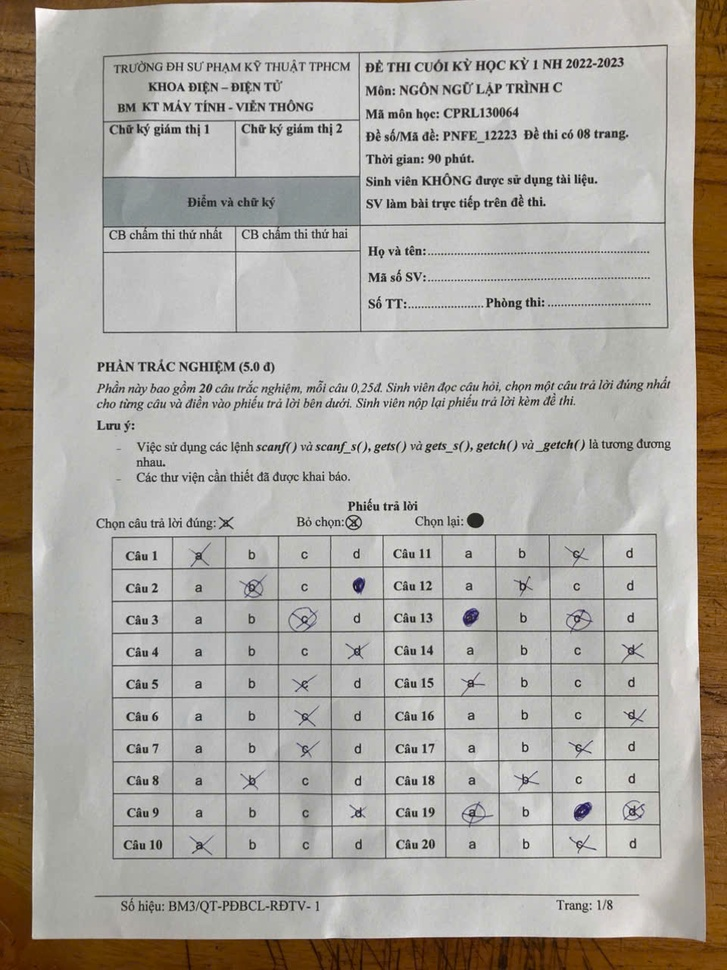
#> input picture hinh3.jpg, 727 x 970 px, shrunk from 960 x 1280 before the run
$ jupyter execute giuaki.ipynb
#> lines starting #> are read from the running program, lines starting #| are printed output that depends on the picture; after the words box and inside, x2 and y2 are one past the last pixel; in counts of white or black regions, pixels touching at a corner belong together
[cell 1]
import matplotlib.pyplot as plt
import cv2
import numpy as np
from scipy.signal import convolve2d
#Dùng để áp dụng phép tích chập 2D , làm mờ ảnh

[cell 2]
image = cv2.imread('hinh3.jpg')
#> image is the input picture: shape (970, 727, 3); mean B, G, R 159.8, 166.9, 171.4

# Chuyển ảnh từ BGR (OpenCV) sang RGB (Matplotlib)
image_rgb = cv2.cvtColor(image, cv2.COLOR_BGR2RGB)

# Hiển thị ảnh
plt.imshow(image_rgb)
plt.axis('off')  # Tắt trục toạ độ
plt.show()

[cell 3]
def crop_document(image_path, output_path):
#> called with image_path = 'hinh3.jpg', output_path = 'anhcat.jpg'
    image = cv2.imread(image_path)
    gray = cv2.cvtColor(image, cv2.COLOR_BGR2GRAY)
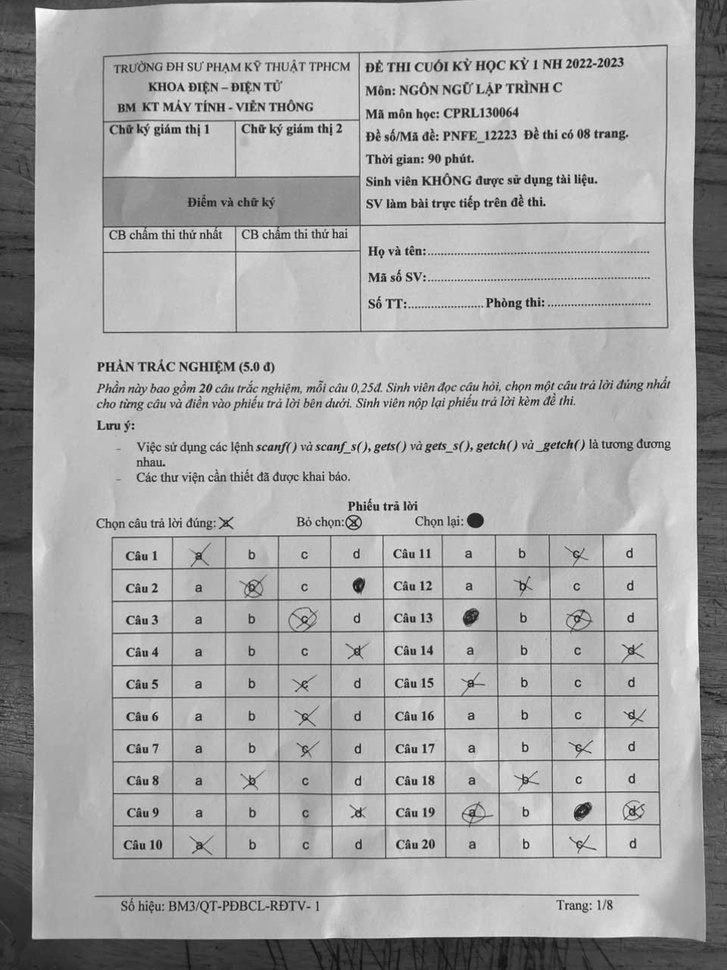
#> gray: shape (970, 727); min 9, max 254, mean 167.5
    edges = cv2.Canny(gray, 50, 150)
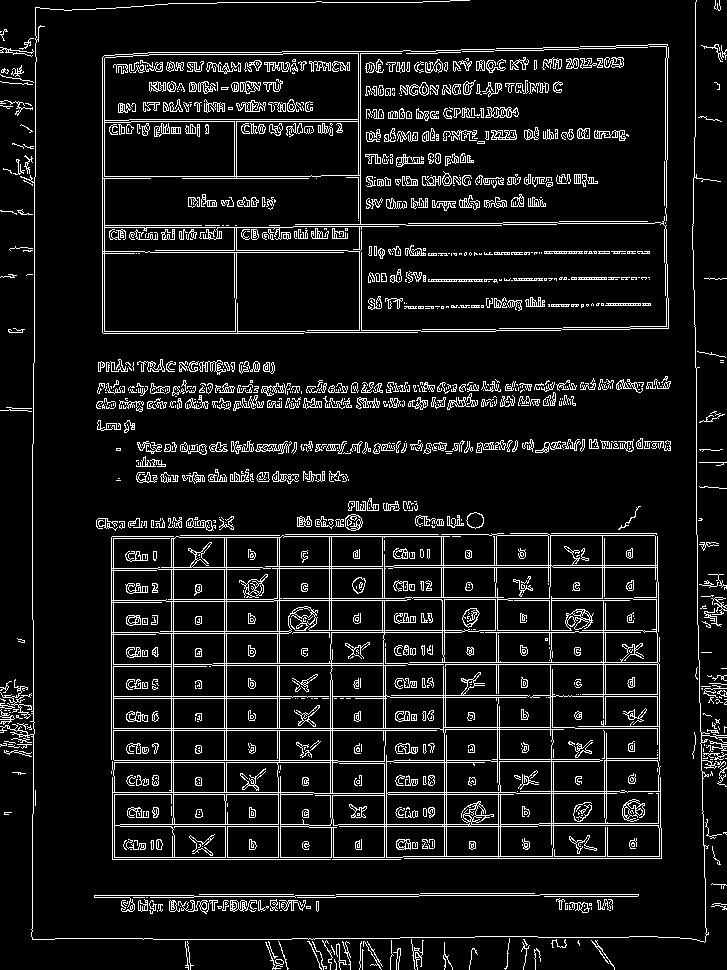
#> edges: shape (970, 727); 9% white in thin lines or dots

    contours, _ = cv2.findContours(edges, cv2.RETR_EXTERNAL, cv2.CHAIN_APPROX_SIMPLE)
#> contours = 846 contours, 621 with area under 20; largest, box (x1, y1, x2, y2) and area: (111, 533, 662, 860) 153638, (102, 44, 669, 334) 41752, (155, 226, 399, 331) 2944, (227, 826, 279, 858) 1581, (345, 514, 363, 531) 219
    contours = sorted(contours, key=cv2.contourArea, reverse=True)
    doc_contour = contours[0] if contours else None
#> doc_contour = contour of 365 points, box (x1, y1, x2, y2) (111, 533, 662, 860), area 153638

    if doc_contour is not None:
        x, y, w, h = cv2.boundingRect(doc_contour)
#> x = 111; y = 533; w = 551; h = 327
        cropped_image = image[y:y+h, x:x+w]
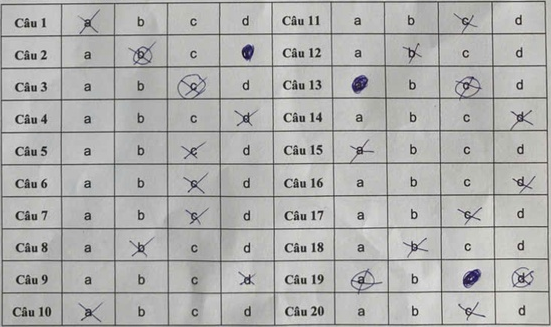
#> cropped_image: shape (327, 551, 3); mean B, G, R 175.1, 176.6, 176.5
        cv2.imwrite(output_path, cropped_image)

        # Hiển thị ảnh đã cắt
        plt.figure(figsize=(8, 10))
        plt.imshow(cv2.cvtColor(cropped_image, cv2.COLOR_BGR2RGB))
        plt.axis("off")
        plt.title("Ảnh đã cắt")
        plt.show()

    return cropped_image

[cell 4]
image_path = 'hinh3.jpg'  # Đường dẫn ảnh đầu vào
output_image = 'anhcat.jpg'  # Đường dẫn ảnh cắt ra
cropped_image = crop_document(image_path, output_image)

[cell 5]
gray = cv2.cvtColor(cropped_image, cv2.COLOR_BGR2GRAY)
#> gray: shape (327, 551)
print('Kích thước ảnh xám:', gray.shape)
#| Kích thước ảnh xám: (327, 551)
print(gray.dtype)
#| uint8
plt.imshow(gray, cmap='gray')
plt.title("Ảnh xám sau khi cắt")
plt.show()

[cell 6]
K = np.ones((10, 15)) / (10 * 15)
Out = convolve2d(gray, K, boundary='symm', mode='same')
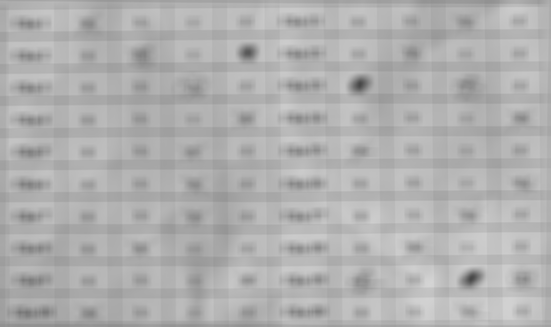
#> Out: shape (327, 551) float64; min 72.25, max 212.5, mean 176.4
plt.imshow(Out, cmap='gray')
plt.title("Ảnh sau khi làm mờ")
plt.show()

[cell 7]
threshold = 85
binaryimg = Out > threshold
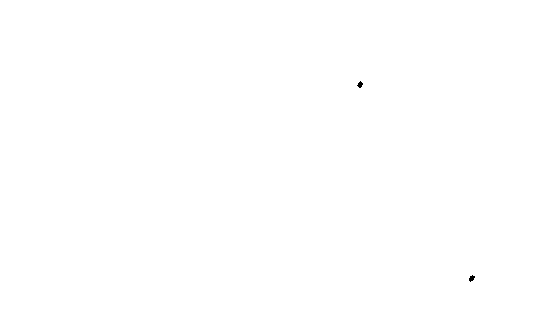
#> binaryimg: shape (327, 551) bool; 100% white; 2 black regions, box (x1, y1, x2, y2) and area: (469, 275, 475, 282) 26, (357, 81, 363, 88) 25
plt.imshow(binaryimg, cmap='gray')
plt.title("Ảnh nhị phân sau khi ngưỡng")
plt.show()
